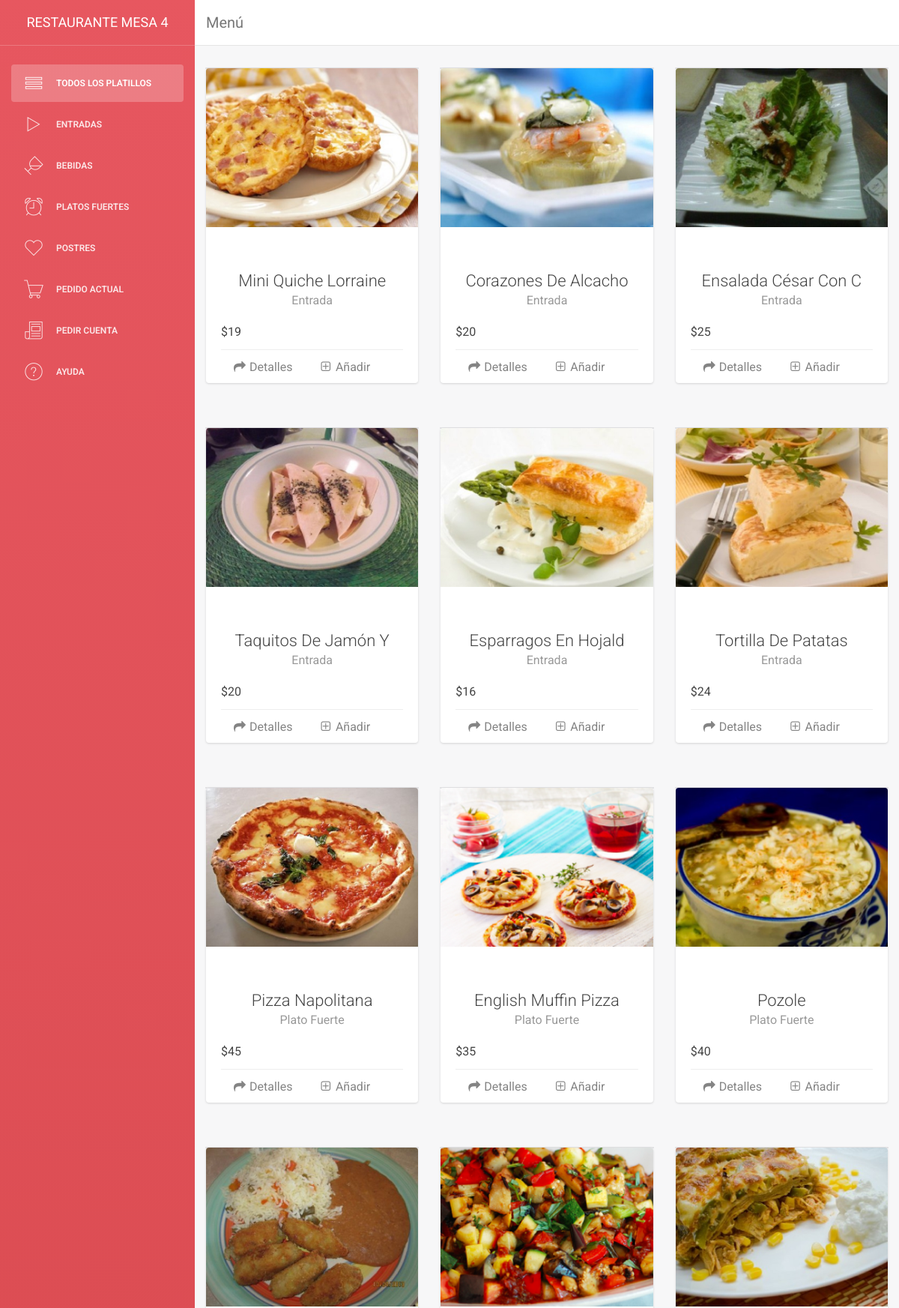
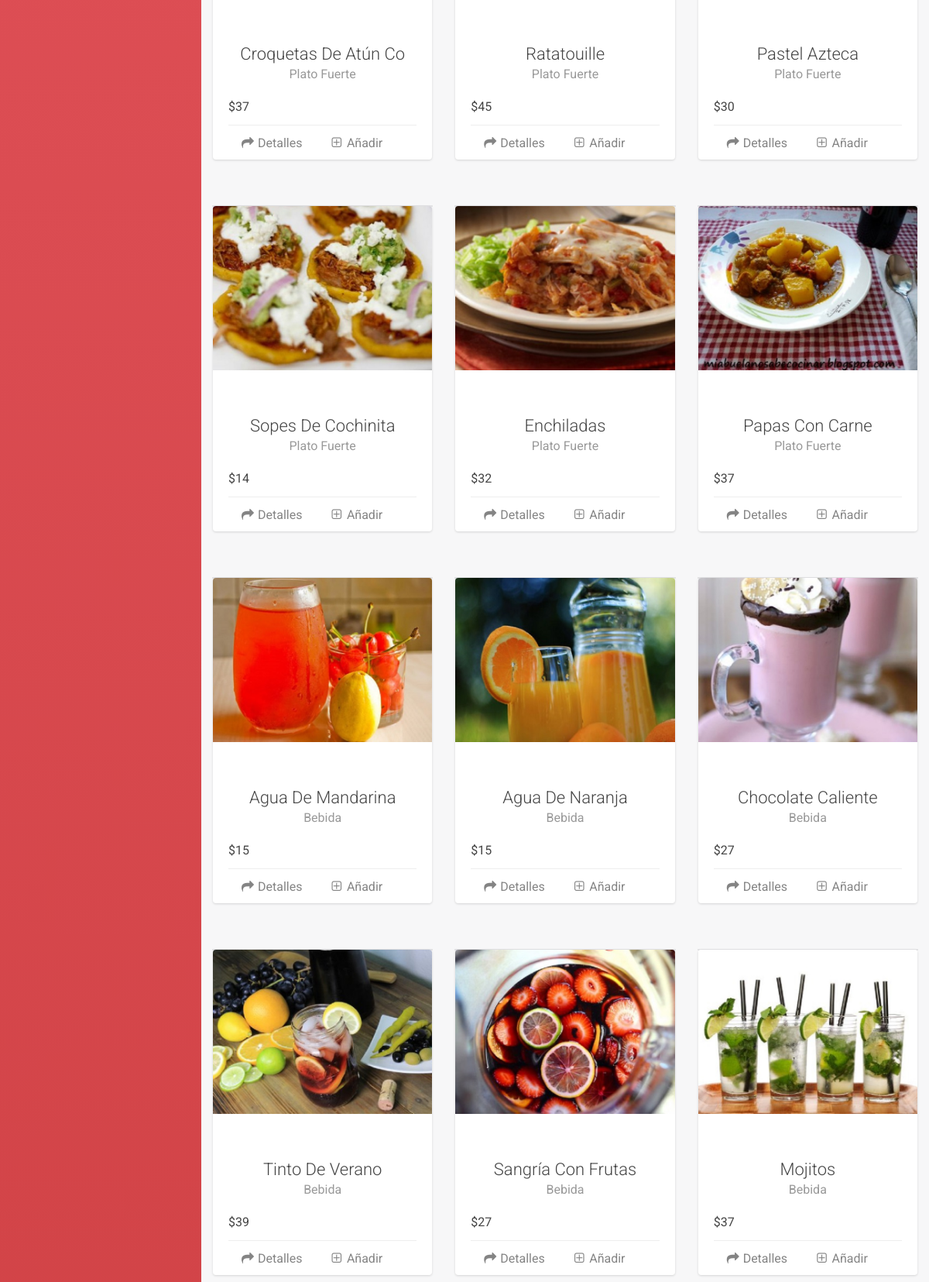
The page /productos/productos.php?idmesa=4 (upper part) on the database its author committed (2 pictures, top to bottom).
### tables this page shows
CREATE TABLE `mesa` (
  `IDMESA` int(11) NOT NULL AUTO_INCREMENT,
  `MESA` varchar(15) NOT NULL,
  `DISPONIBLE` int(11) NOT NULL DEFAULT '0',
  PRIMARY KEY (`IDMESA`),
  UNIQUE KEY `MESA` (`MESA`)
);

CREATE TABLE `platillo` (
  `IDPLATILLO` int(11) NOT NULL AUTO_INCREMENT,
  `PLATILLO` varchar(150) NOT NULL,
  `IDCATEGORIA` int(11) NOT NULL,
  `PRECIO` decimal(10,0) NOT NULL,
  `IMG1` varchar(250) NOT NULL,
  `IMG2` varchar(250) DEFAULT NULL,
  `IMG3` varchar(250) DEFAULT NULL,
  `RECETA` varchar(1200) DEFAULT NULL,
  `ACTIVO` int(11) NOT NULL DEFAULT '0',
  PRIMARY KEY (`IDPLATILLO`),
  UNIQUE KEY `PLATILLO` (`PLATILLO`),
  KEY `IDCATEGORIA` (`IDCATEGORIA`),
  CONSTRAINT `platillo_ibfk_1` FOREIGN KEY (`IDCATEGORIA`) REFERENCES `categoria` (`IDCATEGORIA`)
);

CREATE TABLE `categoria` (
  `IDCATEGORIA` int(11) NOT NULL AUTO_INCREMENT,
  `CATEGORIA` varchar(70) NOT NULL,
  `IMAGEN` varchar(250) NOT NULL,
  `ACTIVO` int(11) NOT NULL DEFAULT '0',
  PRIMARY KEY (`IDCATEGORIA`),
  UNIQUE KEY `CATEGORIA` (`CATEGORIA`)
);

### productos/productos.php (the view, shortened to what the rows shown need)
<!doctype html>
<html lang="en">
<head>
    <?php
        include('getinfo.php');
    ?>
    <link href="assets/css/bootstrap.min.css" rel="stylesheet" />
    <link href="assets/css/animate.min.css" rel="stylesheet"/>
    <link href="assets/css/light-bootstrap-dashboard.css" rel="stylesheet"/>
    <link href="assets/css/rotating-card.css" rel="stylesheet" />
    <link href="http://netdna.bootstrapcdn.com/font-awesome/4.1.0/css/font-awesome.min.css" rel="stylesheet" />
    <link href="assets/css/demo.css" rel="stylesheet" />
    <link href="http://maxcdn.bootstrapcdn.com/font-awesome/4.2.0/css/font-awesome.min.css" rel="stylesheet">
    <link href="assets/css/pe-icon-7-stroke.css" rel="stylesheet" />
</head>
<body>
<div class="wrapper">
    <div class="sidebar" data-color="red" data-image="assets/img/sidebar-5.jpg">
        <div class="sidebar-wrapper">
            <div class="logo">
                <a href="" class="simple-text">
                    RESTAURANTE <?php
                        foreach ($mesa as $value) {
                            echo $value['MESA'];
                        }
                    ?>
                </a>
            </div>
        </div>
    </div>
    <div class="main-panel">
        <?php
            foreach ($productos as $value) {
        ?>
        <div class="col-md-4 col-sm-6">
             <div class="card-container manual-flip">
                <div class="card">
                    <div class="front">
                        <div class="cover">
                            <img src="<?php echo $value['IMG1'];?>"/>
                        </div>
                        <div class="content">
                            <div class="main">
                                <h3 class="name"><?php echo $value['PLATILLO'];?></h3>
                                <p class="profession"><?php echo $value['CATEGORIA'];?></p>
                                <h5>$<?php echo $value['PRECIO'];?></h5>
                            </div>
                            <div class="footer">
                                <button class="btn btn-simple" onclick="rotateCard(this)">
                                    <i class="fa fa-mail-forward"></i> Detalles
                                </button>
                                <a class="btn btn-simple" href="addtocart.php?idproducto=<?php echo $value['IDPLATILLO'];?>&idmesa=<?php echo $idmesa;?>">
                                    <i class="fa fa-plus-square-o"></i> Añadir
                                </a>
                            </div>
                        </div>
                    </div>
                    <div class="back">
                        <div class="header">
                            <h5 class="motto"><?php echo $value['PLATILLOC'];?></h5>
                        </div>
                        <div class="content">
                            <div class="main">
                                <h4 class="name">Receta</h4>
                                <p><?php echo $value['RECETA'];?></p>
                            </div>
                        </div>
                        <div>
                           <button class="btn btn-simple" rel="tooltip" title="Ver imagen" onclick="rotateCard(this)">
                            </button>
                        </div>
                    </div>
                </div>
            </div>
        </div>
        <?php
            }
        ?>
    </div>
</div>
</body>
</html>

### rows shown on the page
mesa: MESA "MESA 4"
platillo: IMG1 (picture), PLATILLO "Mini Quiche Lorraine", IDCATEGORIA.CATEGORIA "Entrada", PRECIO "19"
platillo: IMG1 (picture), PLATILLO "Corazones De Alcacho", IDCATEGORIA.CATEGORIA "Entrada", PRECIO "20"
platillo: IMG1 (picture), PLATILLO "Ensalada César Con C", IDCATEGORIA.CATEGORIA "Entrada", PRECIO "25"
platillo: IMG1 (picture), PLATILLO "Taquitos De Jamón Y", IDCATEGORIA.CATEGORIA "Entrada", PRECIO "20"
platillo: IMG1 (picture), PLATILLO "Esparragos En Hojald", IDCATEGORIA.CATEGORIA "Entrada", PRECIO "16"
platillo: IMG1 (picture), PLATILLO "Tortilla De Patatas", IDCATEGORIA.CATEGORIA "Entrada", PRECIO "24"
platillo: IMG1 (picture), PLATILLO "Pizza Napolitana", IDCATEGORIA.CATEGORIA "Plato Fuerte", PRECIO "45"
platillo: IMG1 (picture), PLATILLO "English Muffin Pizza", IDCATEGORIA.CATEGORIA "Plato Fuerte", PRECIO "35"
platillo: IMG1 (picture), PLATILLO "Pozole", IDCATEGORIA.CATEGORIA "Plato Fuerte", PRECIO "40"
platillo: IMG1 (picture), PLATILLO "Croquetas De Atún Co", IDCATEGORIA.CATEGORIA "Plato Fuerte", PRECIO "37"
platillo: IMG1 (picture), PLATILLO "Ratatouille", IDCATEGORIA.CATEGORIA "Plato Fuerte", PRECIO "45"
platillo: IMG1 (picture), PLATILLO "Pastel Azteca", IDCATEGORIA.CATEGORIA "Plato Fuerte", PRECIO "30"
platillo: IMG1 (picture), PLATILLO "Sopes De Cochinita", IDCATEGORIA.CATEGORIA "Plato Fuerte", PRECIO "14"
platillo: IMG1 (picture), PLATILLO "Enchiladas", IDCATEGORIA.CATEGORIA "Plato Fuerte", PRECIO "32"
platillo: IMG1 (picture), PLATILLO "Papas Con Carne", IDCATEGORIA.CATEGORIA "Plato Fuerte", PRECIO "37"
platillo: IMG1 (picture), PLATILLO "Agua De Mandarina", IDCATEGORIA.CATEGORIA "Bebida", PRECIO "15"
platillo: IMG1 (picture), PLATILLO "Agua De Naranja", IDCATEGORIA.CATEGORIA "Bebida", PRECIO "15"
platillo: IMG1 (picture), PLATILLO "Chocolate Caliente", IDCATEGORIA.CATEGORIA "Bebida", PRECIO "27"
platillo: IMG1 (picture), PLATILLO "Tinto De Verano", IDCATEGORIA.CATEGORIA "Bebida", PRECIO "39"
platillo: IMG1 (picture), PLATILLO "Sangría Con Frutas", IDCATEGORIA.CATEGORIA "Bebida", PRECIO "27"
platillo: IMG1 (picture), PLATILLO "Mojitos", IDCATEGORIA.CATEGORIA "Bebida", PRECIO "37"

### other values the page prints
$tituloMenu "Menú"
